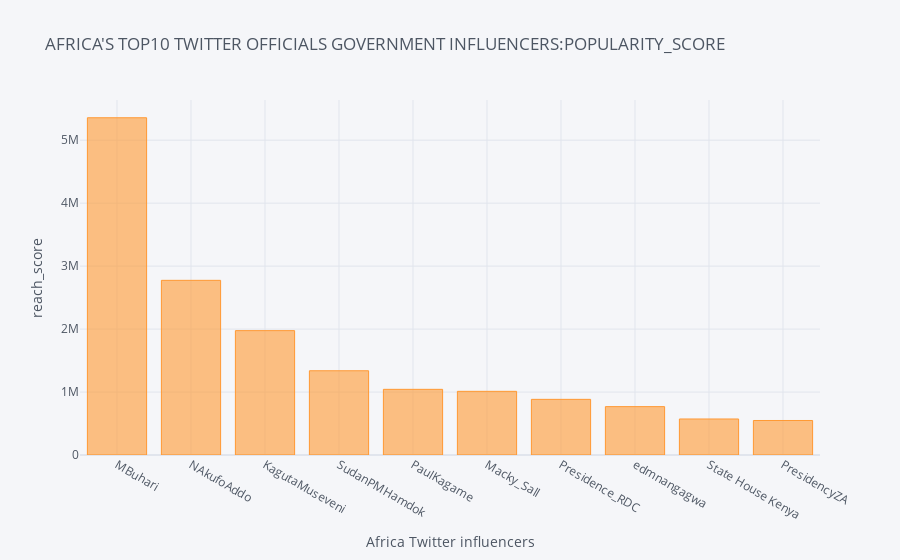

The notebook cell saved with this chart:
### Code cell
data3.iplot(kind="bar",x="screen_name",y="popularity_score",xTitle='Africa Twitter influencers',
           yTitle='reach_score',title="AFRICA'S TOP10 TWITTER OFFICIALS GOVERNMENT INFLUENCERS:POPULARITY_SCORE")

### Figure 1 — Plotly figure (JSON) as saved in the notebook; plotly's stock layout.template omitted (floating-point values rounded to 4 significant figures)
{"data": [{"marker": {"color": "rgba(255, 153, 51, 0.6)", "line": {"color": "rgba(255, 153, 51, 1.0)", "width": 1}}, "name": "popularity_score", "orientation": "v", "text": "", "type": "bar", "x": ["MBuhari", "NAkufoAddo", "KagutaMuseveni", "SudanPMHamdok", "PaulKagame", "Macky_Sall", "Presidence_RDC", "edmnangagwa", "State House Kenya", "PresidencyZA"], "y": [5356229, 2773986, 1975160, 1338115, 1042829, 1011098, 883912, 768041, 571960, 548121]}], "layout": {"legend": {"bgcolor": "#F5F6F9", "font": {"color": "#4D5663"}}, "paper_bgcolor": "#F5F6F9", "plot_bgcolor": "#F5F6F9", "title": {"font": {"color": "#4D5663"}, "text": "AFRICA'S TOP10 TWITTER OFFICIALS GOVERNMENT INFLUENCERS:POPULARITY_SCORE"}, "xaxis": {"gridcolor": "#E1E5ED", "showgrid": true, "tickfont": {"color": "#4D5663"}, "title": {"font": {"color": "#4D5663"}, "text": "Africa Twitter influencers"}, "zerolinecolor": "#E1E5ED"}, "yaxis": {"gridcolor": "#E1E5ED", "showgrid": true, "tickfont": {"color": "#4D5663"}, "title": {"font": {"color": "#4D5663"}, "text": "reach_score"}, "zerolinecolor": "#E1E5ED"}}}
